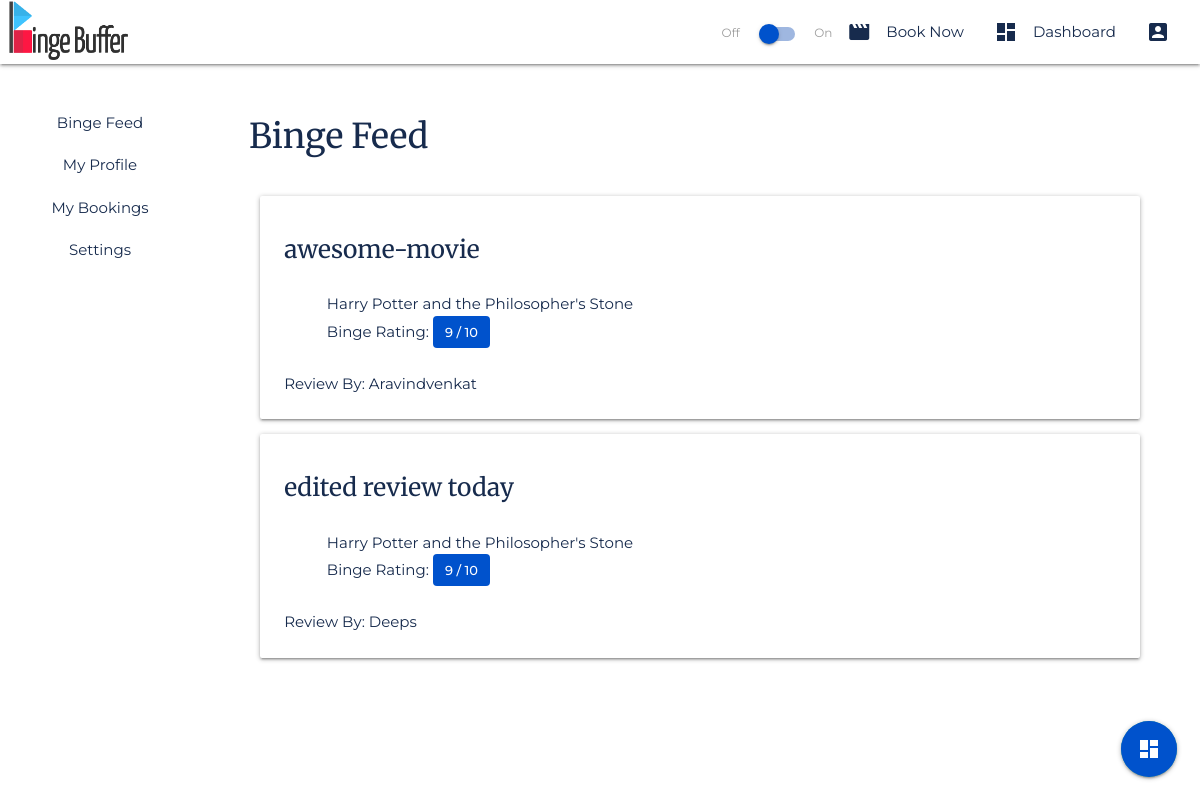
The app's page /dashboard/feed/ (signed in), older data.
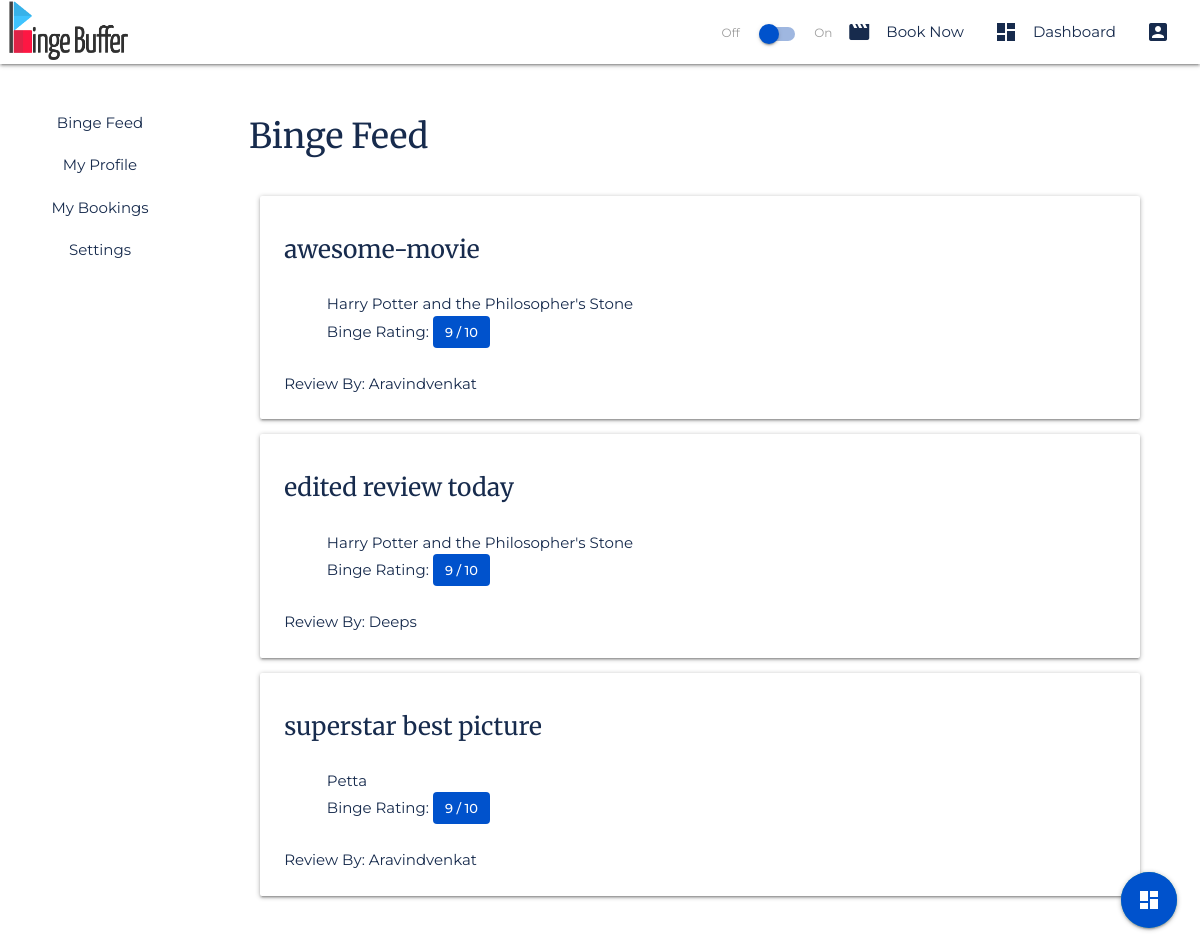
The same page, newer data.
### dashboard/models.py (models this page shows, shortened)
class MovieReview(models.Model):
    id = models.UUIDField(primary_key=True, default=uuid.uuid4, editable=False)
    user = models.ForeignKey(User, on_delete=models.CASCADE, default=None)
    movie_id = models.CharField(max_length=30)
    movie_posterpath = models.CharField(max_length=30, default=None)
    movie_backdroppath = models.CharField(max_length=30, default=None)
    movie_name = models.CharField(max_length=30)
    movie_rating = models.IntegerField()
    movie_review = models.CharField(max_length=1000)
    review_title = models.CharField(max_length=100, default=None)
    review_slug = models.SlugField(default=None)
    review_public_status = models.BooleanField(default=False)
    review_hash = models.CharField(max_length=200)

### dashboard/views.py (the view)
# urls.py: path('feed/', views.dashboard_feed, name='feed'),
@login_required(login_url="/accounts/login")
def dashboard_feed(request):
    reviews = MovieReview.objects.filter(review_public_status=True)
    return render(request, 'dashboard/dashboard_feed.html' , {'reviews': reviews})

### templates/dashboard/dashboard_feed.html (shortened to what this page needs)
{% extends 'dashboard/dashboard_home.html' %} {% block dashboardcontent %}
<div class="fluid-container">
  <div class="row">
    {% if reviews|length > 0 %}
    <h4 class="text-secondary">
      Binge Feed
    </h4>
    {% else %}
    <h4 class="text-secondary">
      Feed Not Available
    </h4>
    {% endif %}
  </div>
  <div class="col s12">
    <div class="row">
      {% for review in reviews %}
      <div class="card-panel text-secondary bg-nav">
        <div class="row">
          <h5 class="col s12 text-secondary mb-2 hover-title">
            <a
              href="{% url 'dashboard:reviewdetail' reviewId=review.id reviewTitle=review.review_title %}"
              class="bg-nav text-secondary"
              >{{review.review_title}}</a
            >
          </h5>
          <div class="fluid-container">
            <div class="col s12">
              {{review.movie_name}}
            </div>
            <div class="col s12">
              Binge Rating:
              <span class="chip">{{review.movie_rating}} / 10</span>
            </div>
          </div>
        </div>
        <div class="row mb-0">
          <div class="col s6 text-secondary">
            Review By: {{review.user | title}}
          </div>
        </div>
      </div>
      {% endfor %}
    </div>
  </div>
</div>
<div class="fixed-action-btn">
  <a class="btn-floating btn-large">
    <i class="large material-icons bg-primary">dashboard</i>
  </a>
</div>
{% endblock %}

Row changes from the older to the newer data that the page shows:
added MovieReview: review_title "superstar best picture", movie_name "Petta", movie_rating "9", user "Aravindvenkat"
